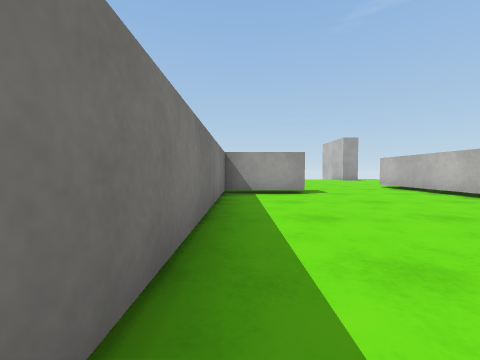
View 1 (above)

24 first-person views from a walk through a 3-D level made in the Unity game engine. The camera is 0.59 m above the floor, tilts 2° down and sees 90° across. The floor is counted in squares, 1 m on a side. Each view is taken from the middle of a square. On the plan, view 1 faces up. The plan holds only what a view shows up to about 9 squares ahead; the rest is blank. The place goes on beyond the plan. Surface patterns are stand-ins for the level's own textures.

View 2
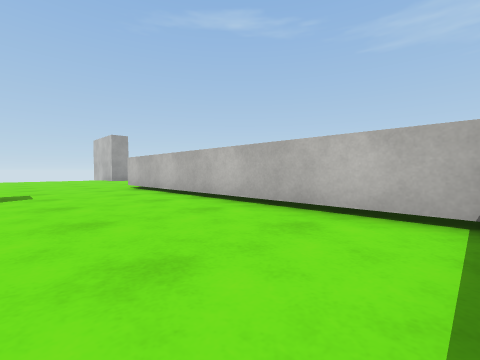

View 3
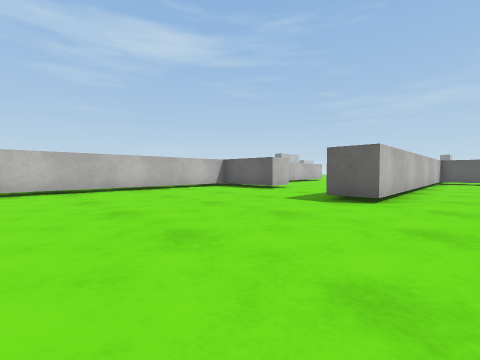

View 4
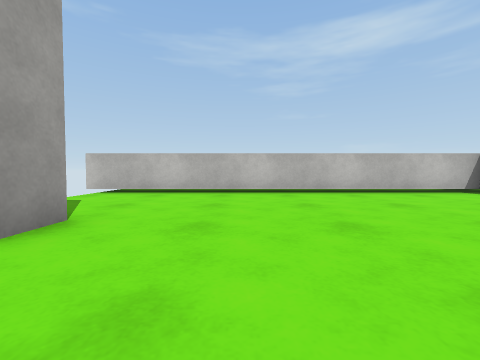

View 5
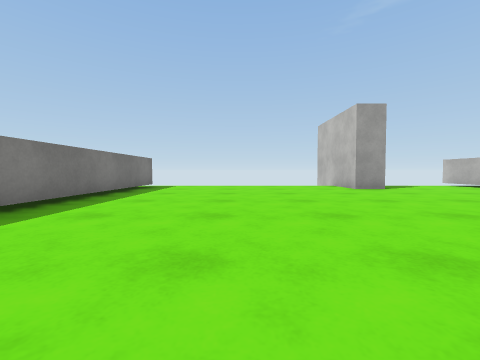

View 6
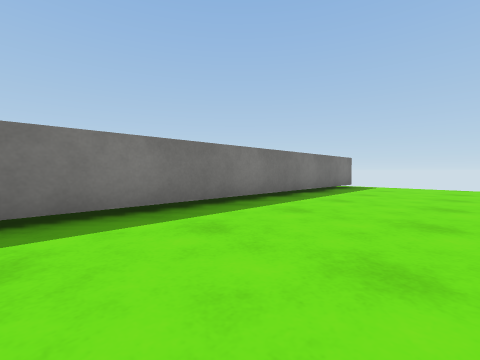

View 7
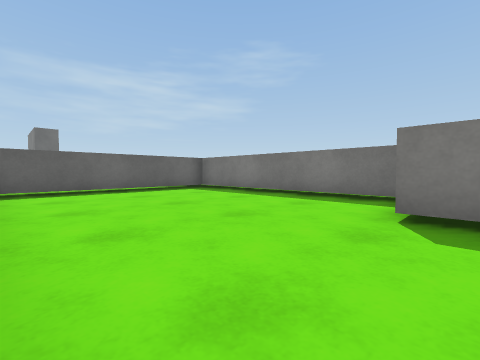

View 8
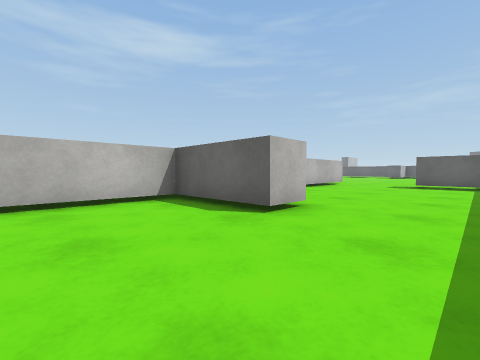

View 9
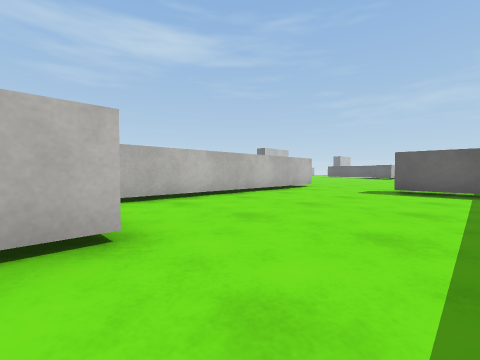

View 10
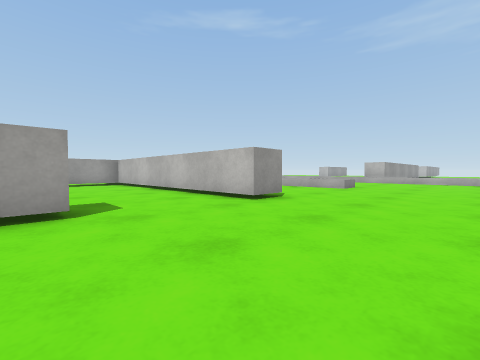

View 11
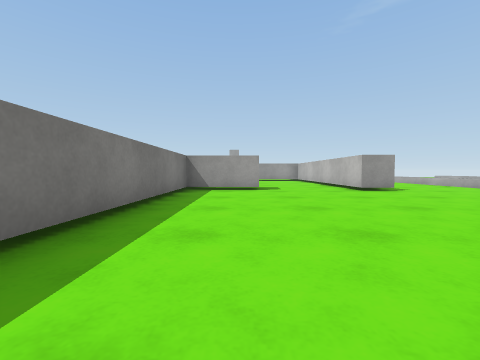

View 12
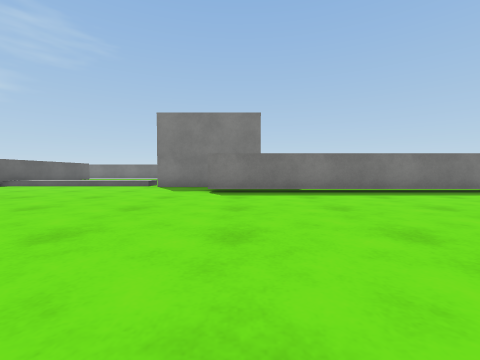

View 13
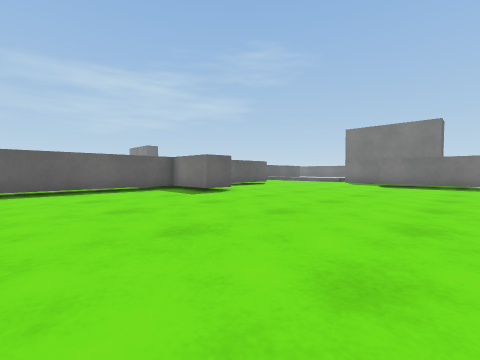

View 14
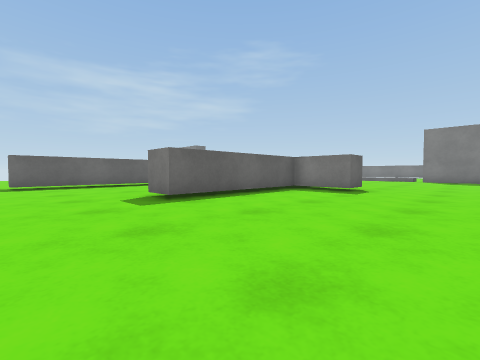

View 15
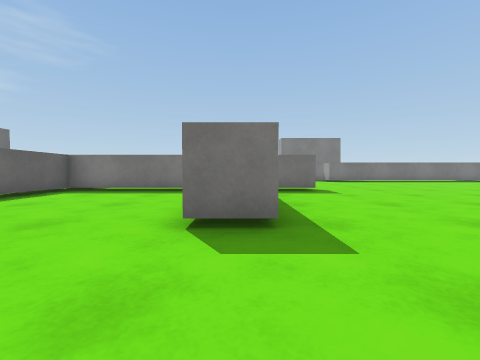

View 16
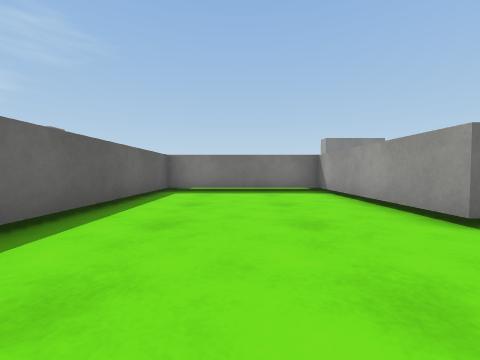

View 17
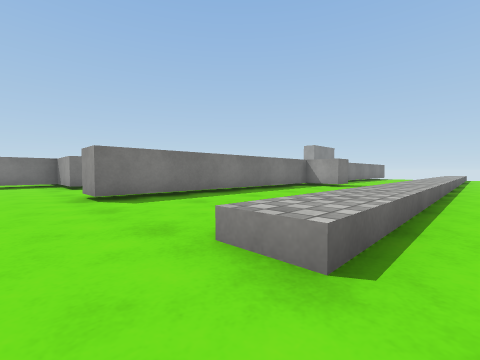

View 18
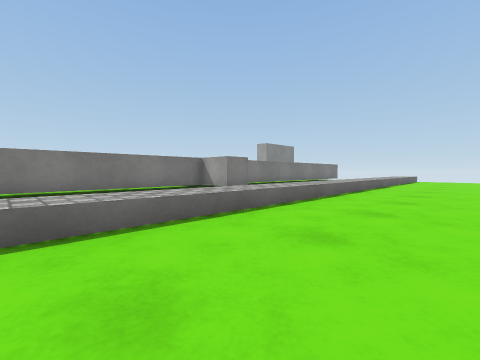

View 19
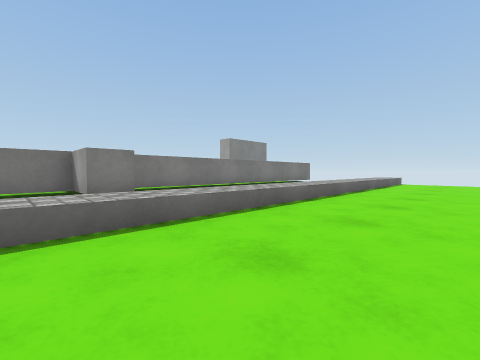

View 20
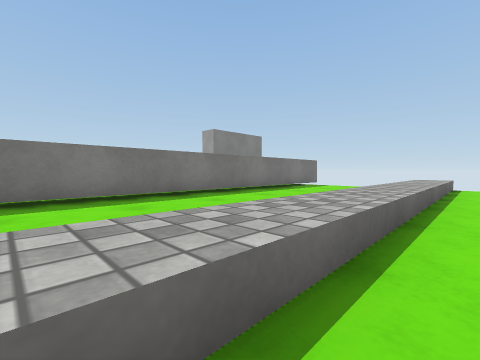

View 21
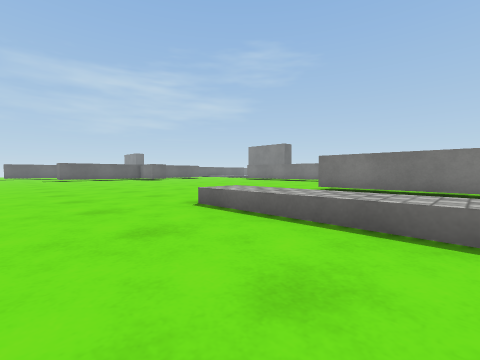

View 22
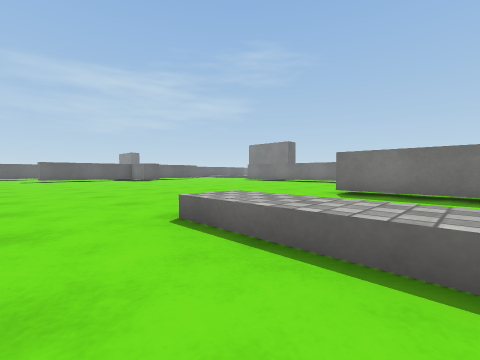

View 23
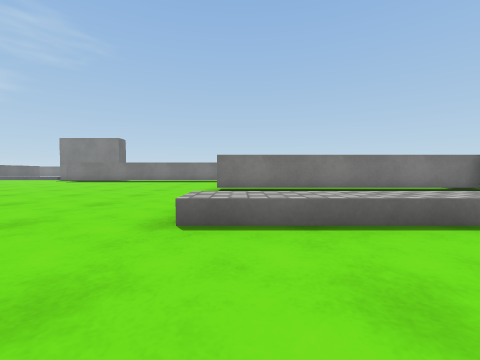

View 24
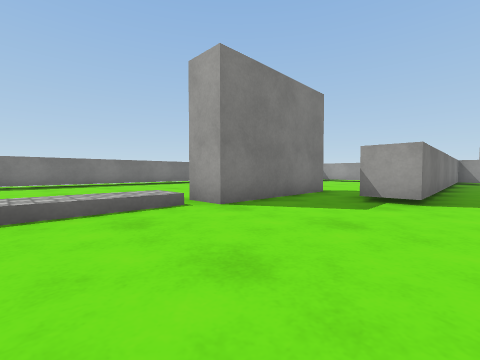

### Floor plan
Key: @ floor where view 1 was taken; # wall or solid block; . main floor; : floor 0.2 m higher than the main floor; ^ raised ledge.
Columns run from 4 left of view 1 to 20 right of it. Each row starts with its distance up from view 1.
 18                 #    ^
 17    #....   ##...#.   ^.
 16    #............#... ^...
 15    #............#... ^...
 14    #............#....^...
 13    #............#....^...
 12    #............#....^...
 11    #............#....^...
 10    #............#....^...
  9    #......#.....#....^...
  8    #......#.....#....^...
  7    ###....#...##### .^...
  6    #......#.....#   .^...
  5    #......#.....# ...^...
  4    #......#.....#....^...
  3    #......#.....#....^...
  2    #......#.....#....^...
  1    #......#.....#....^...
  0    #@.....#.....#....^...
 -1    ##########...#....^...
 -2       ....#..............
 -3          .#..............
 -4          .#..............
 -5          .#..............
 -6          .#..............
 -7         ..#..............
 -8         ..#..............
 -9         ..#..............
-10        #..#..............
-11        #.................
-12    ..  #.................
-13   ... .#.................
-14 #.... .:...... .#........
-15 #.... .:.....   #........
-16 #.... .:....    ######...
-17          ..     #........
-18                 #........
-19                 #........
-20                 #........
-21                 #........
-22                 ########.

Positions as (right, up) in squares from view 1, and headings:
1: (0, 0), facing up
2: (2, 0), facing up-right
3: (4, 14), facing down-right
4: (5, 14), facing right
5: (3, 8), facing up
6: (3, 8), facing up-left
7: (5, 7), facing down-left
8: (7, 10), facing down-right
9: (7, 7), facing down-right
10: (8, -5), facing up-right
11: (8, -9), facing up
12: (13, -10), facing left
13: (17, -8), facing down-left
14: (20, -11), facing down-left
15: (20, -16), facing left
16: (20, -19), facing left
17: (18, -3), facing up-left
18: (20, 1), facing up-left
19: (20, 5), facing up-left
20: (18, 8), facing up-left
21: (20, 2), facing down-left
22: (19, 1), facing down-left
23: (20, -1), facing left
24: (7, -16), facing up-left
